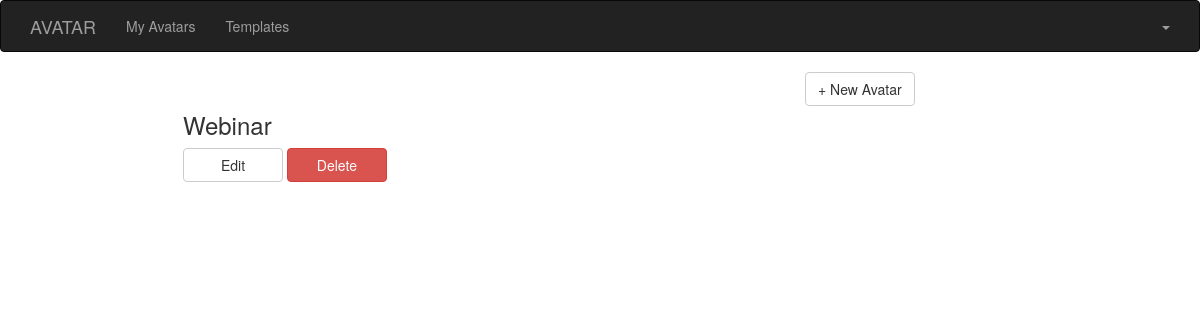
Before: / with the older database file.
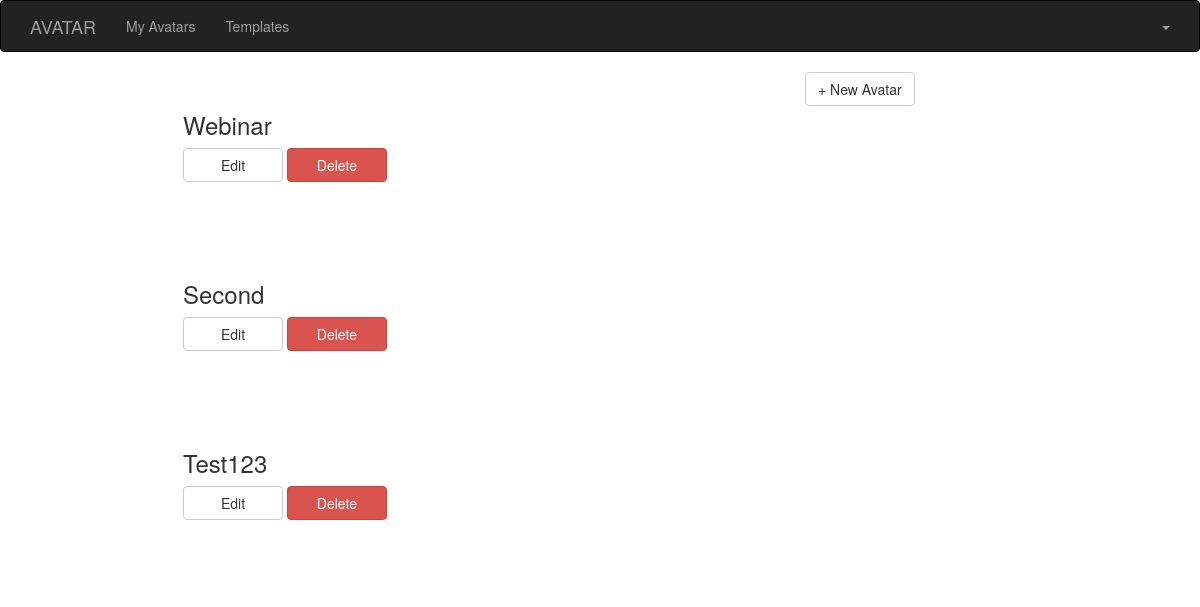
After: the same page with the newer database file.
### tables this page shows
CREATE TABLE `avatar` (
  `id` int(11) NOT NULL,
  `answer_object` text NOT NULL,
  `created_at` timestamp NULL DEFAULT CURRENT_TIMESTAMP,
  `updated_at` timestamp NULL DEFAULT NULL ON UPDATE CURRENT_TIMESTAMP
);

### application/controllers/Avatar_controller.php (called while the page is built, shortened)
<?php
class Avatar_controller extends CI_Controller
{
    public function __construct()
    {
        $this->load->model('question');
        $this->load->model('avatar');
        $this->load->model('answer');
        $this->load->helper('url_helper');
        $this->load->helper('form');
        $this->load->helper('cookie');
    }
    public function index()
    {
        $avatars = $this->avatar->getAllAvatars();
        $this->load->view('layouts/header', ['title' => 'My Avatars']);
        $this->load->view('layouts/topDropdown', ['avatars' => $avatars]);
        $this->load->view('my-avatars', ['avatars' => $avatars]);
        $this->load->view('layouts/footer');
    }
}

### index.php (called while the page is built, shortened)
<?php
require_once BASEPATH.'core/CodeIgniter.php';

### application/models/Avatar.php (called while the page is built, shortened)
<?php
class Avatar extends CI_Model {
    public function getAllAvatars() {
        $query = $this->db->get('avatar');
        $result = $query->result();
        foreach ($result as $avatar) {
            $avatar->answer_object = $this->answer->getAnswer('avatar', $avatar->id);
        }
        return $result;
    }
}

### application/models/Answer.php (called while the page is built, shortened)
<?php
class Answer extends CI_Model
{
    public function getAnswer($entityType, $entityId)
    {
        $query = $this->db->get_where('answer', ['entity_type' => $entityType, 'entity_id' => $entityId]);
        $result = $query->result();
        if(count($result)>0) {
            $result = $result[0];
            $result->answer_object = $this->deserializeAnswers($result->answer_object);
            return $result->answer_object;
        }
        return $result;
    }
    private function deserializeAnswers($answersString)
    {
        return json_decode($answersString, true);
    }
}

### application/views/my-avatars.php (the view, shortened to what this page needs)
<div class="container padding15">
    <div class="col-sm-8 padding15">
        <?php foreach ($avatars as $avatar) {
            $name = $avatar->answer_object[1]; ?>
            <div style="display: flex; padding: 20px;">
                <div class="padding15"
                     style="background-image: url(<?= base_url() ?>img/avatar_small.png); width: 118px; height: 129px;"></div>
                <div class="padding15" style="display: inline;">
                    <div>
                        <h3><?= $name ?></h3>
                    </div>
                    <div>
                        <a class="btn btn-default" href="<?= base_url() ?>index.php/edit-avatar/<?= $avatar->id ?>"
                           type="button" style="width: 100px;">Edit</a>
                        <a class="btn btn-danger" href="<?= base_url() ?>index.php/delete-avatar/<?= $avatar->id ?>"
                           type="button" style="width: 100px;">Delete
                        </a>
                    </div>
                </div>
            </div>
        <?php } ?>
    </div>
    <div class="col-sm-4">
        <a class="btn btn-default" href="<?= base_url() ?>index.php/create-avatar">+ New Avatar</a>
    </div>
</div>

### application/views/layouts/header.php (shortened to what this page needs)
<!DOCTYPE html>
<html lang="en">
<head>
    <link rel="stylesheet" href="<?= base_url() ?>css/bootstrap.min.css">
    <link rel="stylesheet" href="<?= base_url() ?>css/bootstrap-theme.min.css">
    <link rel="stylesheet" href="<?= base_url() ?>css/mycss.css">
</head>
<body>

### application/views/layouts/topDropdown.php (shortened to what this page needs)
<nav class="navbar navbar-inverse">
    <div class="container">
        <div class="navbar-header">
            <a class="navbar-brand" href="<?= base_url() ?>">AVATAR</a>
        </div>
        <ul class="nav navbar-nav">
            <li><a href="<?= base_url() ?>index.php/my-avatars">My Avatars</a></li>
            <li><a href="<?= base_url() ?>index.php/choose-template">Templates</a></li>
        </ul>
        <ul class="nav navbar-nav navbar-right">
            <li class="dropdown">
                <a class="dropdown-toggle" data-toggle="dropdown" href="#"><span id="choosedAvatar"></span><span
                        class="caret"></span></a>
            </li>
        </ul>
    </div>
</nav>

### application/views/layouts/footer.php (shortened to what this page needs)
</body>
</html>

### application/views/layouts/header.php (style rules this page uses)
body { min-width: 600px; }

Changed rows visible on the page:
added avatar: name "Second"
added avatar: name "Test123"
